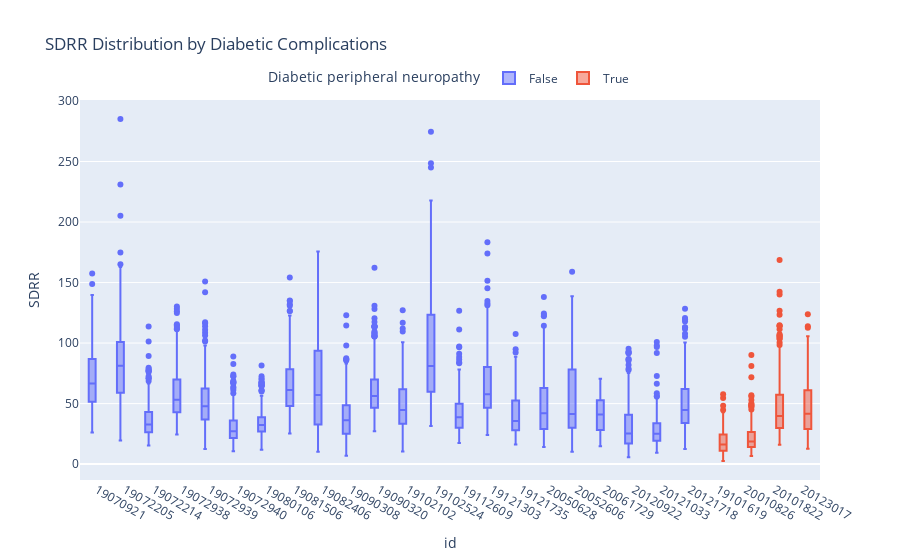

The cell this chart's notebook holds for it:
### Code cell
fig = px.box(data, x='id', y='SDRR', color='Diabetic peripheral neuropathy', title='SDRR Distribution by Diabetic Complications')

fig.update_layout(showlegend=True, legend=dict(orientation="h", yanchor="bottom", y=1.02, xanchor="center", x=0.5))
fig.show()

### Figure 1 — Plotly figure (JSON) as saved in the notebook; plotly's stock layout.template omitted (floating-point values rounded to 4 significant figures; data arrays with more than 128 entries replaced by an {"elided": "..."} marker saying what was removed)
{"data": [{"alignmentgroup": "True", "hovertemplate": "Diabetic peripheral neuropathy=False<br>id=%{x}<br>SDRR=%{y}<extra></extra>", "legendgroup": "False", "marker": {"color": "#636efa"}, "name": "False", "notched": false, "offsetgroup": "False", "orientation": "v", "showlegend": true, "type": "box", "x": {"elided": "5655 str values"}, "x0": " ", "xaxis": "x", "y": {"elided": "5655 float values"}, "y0": " ", "yaxis": "y"}, {"alignmentgroup": "True", "hovertemplate": "Diabetic peripheral neuropathy=True<br>id=%{x}<br>SDRR=%{y}<extra></extra>", "legendgroup": "True", "marker": {"color": "#EF553B"}, "name": "True", "notched": false, "offsetgroup": "True", "orientation": "v", "showlegend": true, "type": "box", "x": {"elided": "1098 str values"}, "x0": " ", "xaxis": "x", "y": {"elided": "1098 float values"}, "y0": " ", "yaxis": "y"}], "layout": {"boxmode": "group", "legend": {"orientation": "h", "title": {"text": "Diabetic peripheral neuropathy"}, "tracegroupgap": 0, "x": 0.5, "xanchor": "center", "y": 1.02, "yanchor": "bottom"}, "showlegend": true, "title": {"text": "SDRR Distribution by Diabetic Complications"}, "xaxis": {"anchor": "y", "domain": [0, 1], "title": {"text": "id"}}, "yaxis": {"anchor": "x", "domain": [0, 1], "title": {"text": "SDRR"}}}}
